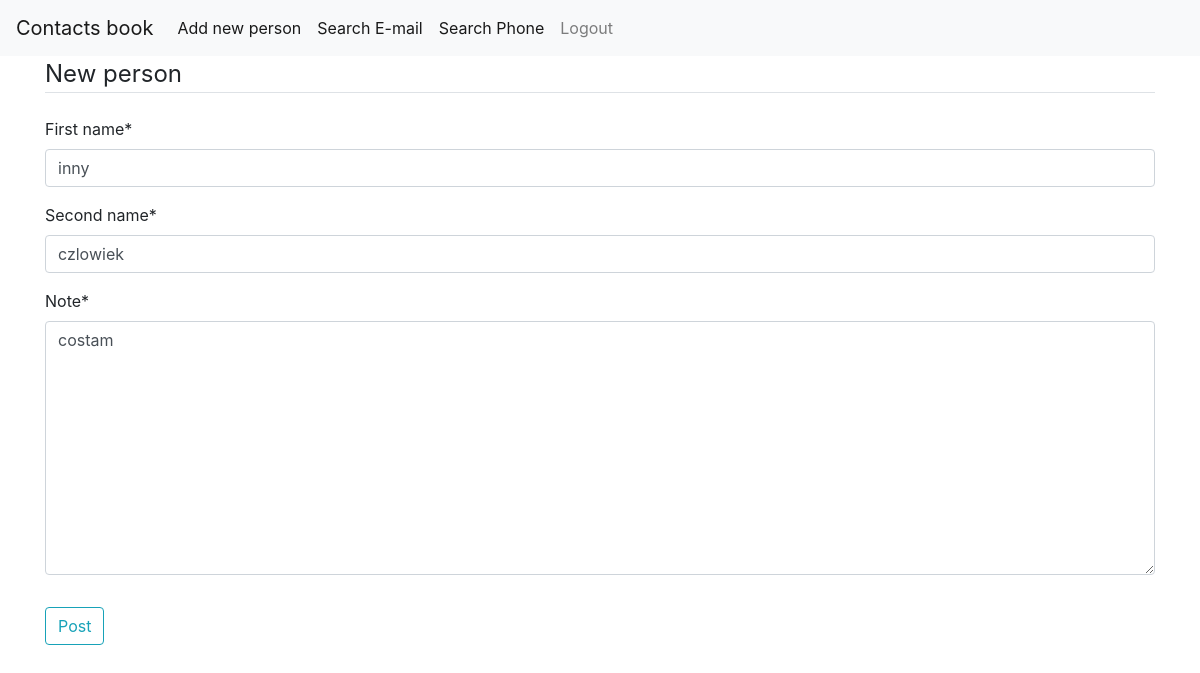
The page /person/update/10/ (signed in) on the database its author committed.
### contact_book/models.py (models this page shows, shortened)
class Person(models.Model):
    first_name = models.CharField(max_length=20, null=False)
    second_name = models.CharField(max_length=30, null=False)
    date_added = models.DateTimeField(blank=True, null=True, default=timezone.now)
    note = models.TextField(null=True)
    owner = models.ForeignKey(User, on_delete=models.CASCADE)

### contact_book/views.py (the view, shortened to what this page needs)
# urls.py: path('person/update/<int:pk>/', PersonUpdateView.as_view(), name='update-person'),
class PersonUpdateView(LoginRequiredMixin, SuccessMessageMixin, UserPassesTestMixin,
                       UpdateView):
    model = Person
    fields = ['first_name', 'second_name', 'note']
    success_message = 'Person updated successfully'
    def test_func(self):
        person = self.get_object()
        return True if self.request.user == person.owner else False

### contact_book/templates/contact_book/person_form.html (shortened to what this page needs)
{% extends "contact_book/base.html" %}
{% load crispy_forms_tags %}
{% block content %}
<div class="content-section">
    <form action="" method="POST">
        <fieldset class="form-group">
            <legend class="border-bottom mb-4">New person</legend>
            {{ form|crispy }}
        </fieldset>
        <div class="form-group">
            <button class="btn btn-outline-info" type="submit">Post</button>
        </div>
    </form>
</div>
{% endblock content %}

### rows shown on the page
Person: first_name "inny", second_name "czlowiek", note "costam"
